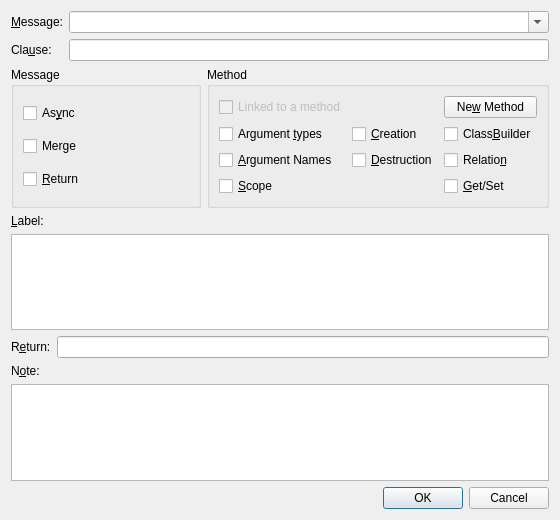
<?xml version="1.0" encoding="UTF-8"?>
<ui version="4.0">
 <class>SignalDialog</class>
 <widget class="QDialog" name="SignalDialog">
  <property name="geometry">
   <rect>
    <x>0</x>
    <y>0</y>
    <width>560</width>
    <height>520</height>
   </rect>
  </property>
  <property name="windowTitle">
   <string>Message</string>
  </property>
  <layout class="QVBoxLayout" name="mainLayout">
   <item>
    <layout class="QGridLayout" name="topGrid">
     <item row="0" column="0">
      <widget class="QLabel" name="labelMessage">
       <property name="text">
        <string>&amp;Message:</string>
       </property>
       <property name="buddy">
        <cstring>comboMethod</cstring>
       </property>
      </widget>
     </item>
     <item row="0" column="1">
      <widget class="QComboBox" name="comboMethod">
       <property name="editable">
        <bool>true</bool>
       </property>
       <property name="insertPolicy">
        <enum>QComboBox::InsertPolicy::NoInsert</enum>
       </property>
      </widget>
     </item>
     <item row="1" column="0">
      <widget class="QLabel" name="labelClause">
       <property name="text">
        <string>Cla&amp;use:</string>
       </property>
       <property name="buddy">
        <cstring>editClause</cstring>
       </property>
      </widget>
     </item>
     <item row="1" column="1">
      <widget class="QLineEdit" name="editClause"/>
     </item>
    </layout>
   </item>
   <item>
    <layout class="QHBoxLayout" name="groupsLayout">
     <item>
      <widget class="QGroupBox" name="groupMessage">
       <property name="title">
        <string>Message</string>
       </property>
       <layout class="QVBoxLayout" name="messageLayout">
        <item>
         <widget class="QCheckBox" name="checkAsync">
          <property name="text">
           <string>As&amp;ync</string>
          </property>
         </widget>
        </item>
        <item>
         <widget class="QCheckBox" name="checkMerge">
          <property name="text">
           <string>Merge</string>
          </property>
         </widget>
        </item>
        <item>
         <widget class="QCheckBox" name="checkEnableReturn">
          <property name="text">
           <string>&amp;Return</string>
          </property>
         </widget>
        </item>
       </layout>
      </widget>
     </item>
     <item>
      <widget class="QGroupBox" name="groupMethod">
       <property name="title">
        <string>Method</string>
       </property>
       <layout class="QGridLayout" name="methodLayout">
        <item row="0" column="0">
         <widget class="QCheckBox" name="checkMethodLink">
          <property name="text">
           <string>Linked to a method</string>
          </property>
          <property name="enabled">
           <bool>false</bool>
          </property>
         </widget>
        </item>
        <item row="1" column="0">
         <widget class="QCheckBox" name="checkArguments">
          <property name="text">
           <string>Argument &amp;types</string>
          </property>
         </widget>
        </item>
        <item row="2" column="0">
         <widget class="QCheckBox" name="checkArgumentNames">
          <property name="text">
           <string>&amp;Argument Names</string>
          </property>
         </widget>
        </item>
        <item row="3" column="0">
         <widget class="QCheckBox" name="checkScope">
          <property name="text">
           <string>&amp;Scope</string>
          </property>
         </widget>
        </item>
        <item row="1" column="1">
         <widget class="QCheckBox" name="checkCreation">
          <property name="text">
           <string>&amp;Creation</string>
          </property>
         </widget>
        </item>
        <item row="2" column="1">
         <widget class="QCheckBox" name="checkDestruction">
          <property name="text">
           <string>&amp;Destruction</string>
          </property>
         </widget>
        </item>
        <item row="1" column="2">
         <widget class="QCheckBox" name="checkClassBuilder">
          <property name="text">
           <string>Class&amp;Builder</string>
          </property>
         </widget>
        </item>
        <item row="2" column="2">
         <widget class="QCheckBox" name="checkRelation">
          <property name="text">
           <string>Relatio&amp;n</string>
          </property>
         </widget>
        </item>
        <item row="3" column="2">
         <widget class="QCheckBox" name="checkGetSet">
          <property name="text">
           <string>&amp;Get/Set</string>
          </property>
         </widget>
        </item>
        <item row="0" column="2">
         <widget class="QPushButton" name="buttonNewMethod">
          <property name="text">
           <string>Ne&amp;w Method</string>
          </property>
         </widget>
        </item>
       </layout>
      </widget>
     </item>
    </layout>
   </item>
   <item>
    <widget class="QLabel" name="labelLabel">
     <property name="text">
      <string>&amp;Label:</string>
     </property>
     <property name="buddy">
      <cstring>editLabel</cstring>
     </property>
    </widget>
   </item>
   <item>
    <widget class="QPlainTextEdit" name="editLabel">
     <property name="maximumHeight">
      <number>80</number>
     </property>
    </widget>
   </item>
   <item>
    <layout class="QHBoxLayout" name="returnLayout">
     <item>
      <widget class="QLabel" name="labelReturn">
       <property name="text">
        <string>R&amp;eturn:</string>
       </property>
       <property name="buddy">
        <cstring>editReturn</cstring>
       </property>
      </widget>
     </item>
     <item>
      <widget class="QLineEdit" name="editReturn"/>
     </item>
    </layout>
   </item>
   <item>
    <widget class="QLabel" name="labelNote">
     <property name="text">
      <string>N&amp;ote:</string>
     </property>
     <property name="buddy">
      <cstring>editNote</cstring>
     </property>
    </widget>
   </item>
   <item>
    <widget class="QPlainTextEdit" name="editNote"/>
   </item>
   <item>
    <widget class="QDialogButtonBox" name="buttonBox">
     <property name="orientation">
      <enum>Qt::Orientation::Horizontal</enum>
     </property>
     <property name="standardButtons">
      <set>QDialogButtonBox::StandardButton::Cancel|QDialogButtonBox::StandardButton::Ok</set>
     </property>
    </widget>
   </item>
  </layout>
 </widget>
 <resources/>
 <connections/>
</ui>
